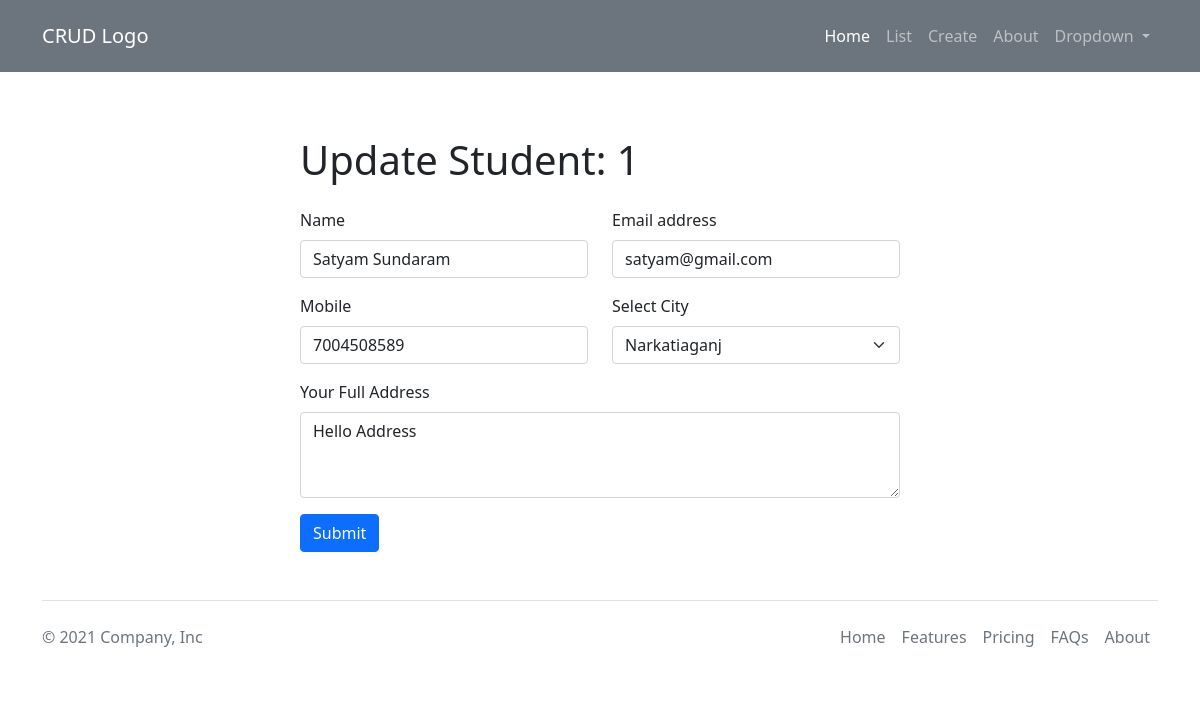
Page /create/1 on the earlier database version.
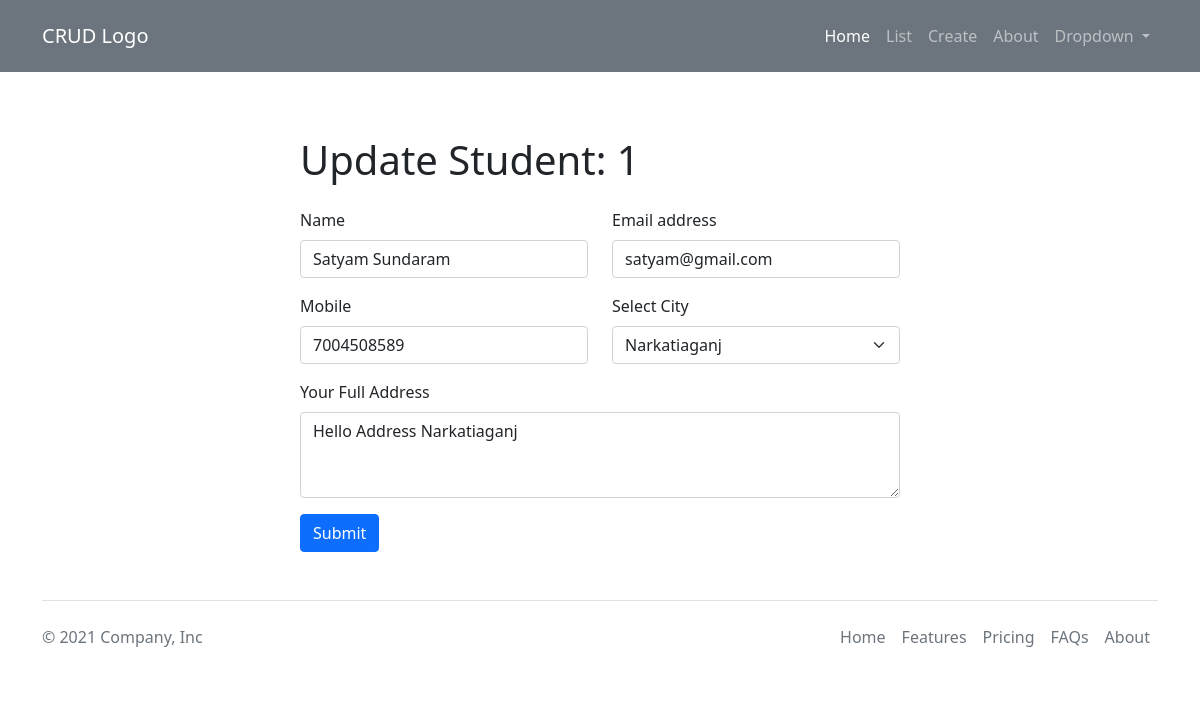
Same page on the later database version.
### crud/models.py (models this page shows, shortened)
class tbl_student(models.Model):
    id = models.IntegerField(primary_key=True)
    name = models.CharField(max_length=255)
    email = models.CharField(max_length=255)
    mobile = models.CharField(max_length=12)
    city = models.CharField(max_length=255)
    address = models.TextField()
    created_on = models.DateField()

### crud/views.py (the view, shortened to what this page needs)
# urls.py: path("create/", views.create, name="Create Operation"),
def create(request, id=""):
    if id != "":
        context = {"single_student": tbl_student.objects.get(id=id), "id": id}
        return render(request, "create.html", context)
    return render(request, "create.html")

### templates/create.html (shortened to what this page needs)
{% extends 'base.html' %}
{% block title %}Create Student {% endblock title %} {% block body %}
<div class="col-md-6 col-sm-12 mx-auto">
  <form class="my-5" action="" method="POST">
    <div class="row">
      {% if id != '' %}
      <h1 class="py-3">Update Student: {{id}}</h1>
      {% else %}
      <h1 class="py-3">Create Student</h1>
      {% endif %}
      <div class="mb-3 col-md-6 col-sm-12">
        <label for="name" class="form-label">Name</label>
        <input
          type="text"
          class="form-control"
          id="name"
          placeholder="Your Name"
          name="name"
          {% if single_student.name != '' %}
          value="{{single_student.name}}"
          {% endif %}
        />
      </div>
      <div class="mb-3 col-md-6 col-sm-12">
        <label for="email" class="form-label">Email address</label>
        <input
          type="email"
          class="form-control"
          id="email"
          placeholder="name@example.com"
          name="email"
          {% if single_student.email != '' %}
          value="{{single_student.email}}"
          {% endif %}
        />
      </div>
      <div class="mb-3 col-md-6 col-sm-12">
        <label for="mobile" class="form-label">Mobile</label>
        <input
          type="text"
          class="form-control"
          id="mobile"
          placeholder="Enter Mobile"
          name="mobile"
          {% if single_student.mobile != '' %}
          value="{{single_student.mobile}}"
          {% endif %}
        />
      </div>
      <div class="mb-3 col-md-6 col-sm-12">
        <label for="city" class="form-label">Select City</label>
        <select
          class="form-select"
          aria-label="Select City"
          id="city"
          name="city"
        >
          <option value="Narkatiaganj" {% if single_student.city == 'Narkatiaganj' %}selected{% endif %}>Narkatiaganj</option>
        </select>
      </div>
      <div class="mb-3">
        <label for="address" class="form-label"
          >Your Full Address</label
        >
        <textarea
          class="form-control"
          id="address"
          rows="3"
          placeholder="You Address"
          name="address"
        >{% if single_student.address != '' %}{{single_student.address}}{% endif %}</textarea>
      </div>
    </div>
    <button type="submit" class="btn btn-primary">Submit</button>
  </form>
</div>
{% endblock body %}

Differences in the rows shown:
changed tbl_student "Satyam Sundaram": address "Hello Address" → "Hello Address Narkatiaganj"
